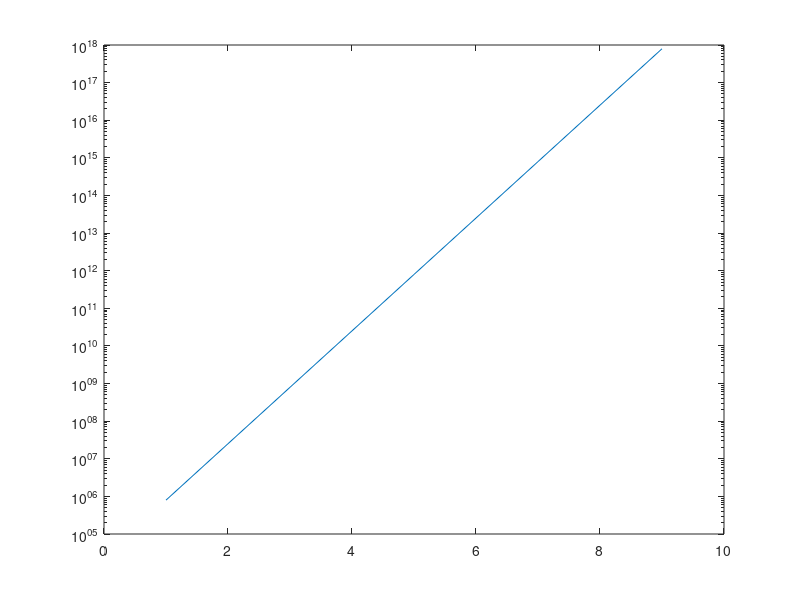
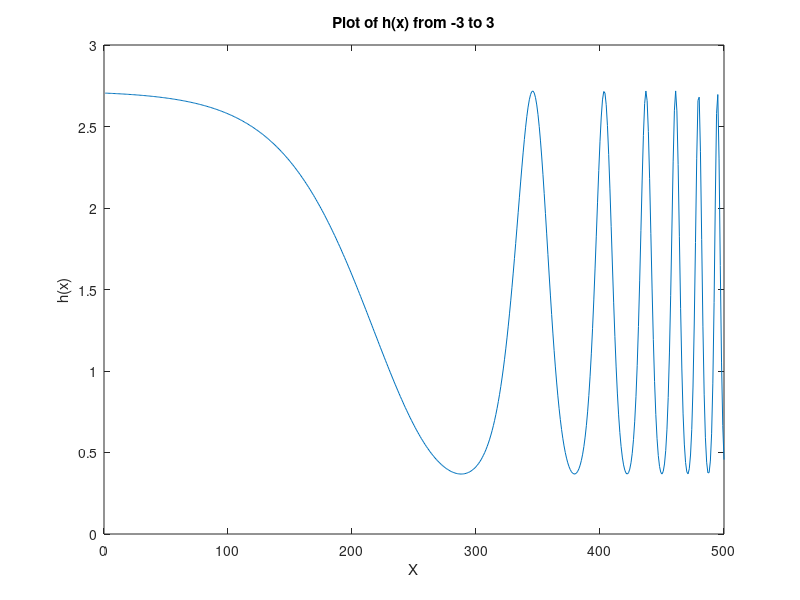

Reproduce these figures in MATLAB, in order.
%% Homework #1
%  Ian Blackstone
%  Math 365, Fall 2016

%% Problems
% This file shows you the prefered way to format your homework for this 
% course using the Matlab publish command.

function hmwk1()
%%% 
% Every assignment will include a function like this which will serve as a
% "main" function for your homework. 
% 

% You will then call all of your homework problem "functions" like this. 
hmwk_problem(@prob1,'prob1');
hmwk_problem(@prob2,'prob2');
hmwk_problem(@prob3,'prob3');
hmwk_problem(@prob4,'prob4');
hmwk_problem(@prob5,'prob5');
hmwk_problem(@prob6,'prob6');
hmwk_problem(@prob7,'prob7');
hmwk_problem(@prob8,'prob8');

end

function hmwk_problem(prob,msg)
%%%
% This function should be included in every assignment
try
    prob()
    fprintf('%s : Success!\n',msg);
catch me
    fprintf('%s : Something went wrong.\n',msg);
    fprintf('%s\n',me.message);
end
fprintf('\n');
end

%% Problem #1 : Surface area of a torus
% In this problem, we compute the surface area of a torus whose
% inner radius is 2.21 and whose outer radius is 4.36. 
% The result is included in the report.
function prob1()

% Declaring constants
R = 4.36;
r = 2.21;

% Calculate an display surface area
S = pi^2 * (R - r) * (R + r)

end

%% Problem #2 : Plotting a simple relationship
% In this problem, we plot the relationship between energy and magnitude of
% an earthquake according to the Richter scale.  The plot is included in
% the report.
function prob2()

% Create two lists, one from 1 through 9 an the second an empty list.
M = 1:9;
E = 10^4.4 * 10.^(3/2 * M);

% Plot using a semi logarthmic plot.
semilogy(M,E)

end

%% Problem #3 : Simple vectorization
% Compute the squared sum of a vector of entries.
function prob3()

%%%
% Create the arrays and then include the code for computing the sum of the
% squares of the entries here.

% Generate two anonymous functions of x.
X = @(x) x;
Y = @(x) 5-2*x;

% Create a blank list for values of Z.
Z = [];

% Fin the values of Z.
for I = 1:5
	Z = [Z,(X(I)+Y(I))^2];
end

% Print all values of Z.
Z

% This section generates Z in a different way without using a for loop by calling a list of values as our variable.

% Create a list of values for I.
I = [1:5];

% Generate values of Z.
Z = (X(I)+Y(I)).^2;

% Display all values stored in Z.
Z

end


%% Problem #4 : Simple anonymous function handle; plotting
function prob4()

%%%
% Create function handles for two functions and
% construct a third composite function. 

% Anonymous function handles go here

% Construct a vector of equally spaced points over [-3,3] 

% Plot the results

% Generate 3 anonymous functions.
f = @(x) cos(2*x);
g = @(x) exp(x);
h = @(x) g(f(g(x)));

% Create a list of points to plot over.
x = linspace(-3,3,500);

% Define a figure and plot it.
figure
plot(h(x))
title('Plot of h(x) from -3 to 3')
xlabel('X')
ylabel('h(x)')

% display the value of h at x = 4.3.
h(4.3)

end

%% Problem #5 : Loading data from a file, simple statistics, and using fprintf
function prob5()

%%%
% Here is how you load data from the file heights.dat.  Note you first need
% to download this file from the course website and save it in the working
% directory for this homewokr.
h = load('heights.dat');

% Compute the min, max, mean, and standard deviation.

% Print the results using fprintf

% open the .dat file and read the data into a variable.
f = fopen('heights.dat','r');
h = fscanf(f,'%f');

% Find the minimum, maximum an standard deviation of the data.
Max = max(h);
Min = min(h);
Sdev = std(h);

% Print the values of the maximum, minimum, and standard deviation.
fprintf('the maximum is %.2f \n',Max)
fprintf('the minimum is %.2f \n',Min)
fprintf('the standard deviation is %.4f \n',Sdev)

end

%% Problem #6 : Generating sequences of numbers with a for loop
% Use matrix multiplication to generate a famous sequence from mathematics.
function prob6()

%% Part a
% Declare two arrays.
A = [1,1;1,0];
X = [1,0;0,1];

% Generate values for X2 through X6 and display them.
for k = 1:5
	X = A * X;
	disp(['X(' num2str(k+1) ') = '])
	disp(X)
end

%% Part b


%% Part c

% Declare variables
A = [1,1;1,0];
X = [1,0;0,1];

for k = 1:29
	X = A * X;
end

disp(['X(30) = '])
disp(X)

end

%% Problem #7 : Quadratic formula
% NCM, problem 1.38. The quadratic formula is relatively simple, but to
% implement it properly on the computer in floating point arithmetic takes
% some care.

function prob7()

% Generate two anonymous functions to find each root.
X1 = @(a,b,c) (-b+sqrt(b^2 -4*a*c))/(2*a);
X2 = @(a,b,c) (-b-sqrt(b^2 -4*a*c))/(2*a);

% Declare variables
a = 1;
b = -100000000;
c = 1;

% Find values for each root.
X1(a,b,c)
X2(a,b,c)

% find roots using the roots function.
Xr = roots([a b c]);

Xr(1) * Xr(2)

X1(a,b,c) * X2(a,b,c)

c/a

end

%% Problem #6 : How to succeed in Math 365
function prob8()

%%%
% Publish allows you to create lists, use different font styles, and include
% preformatted code
%
% *How to succeed in Math 365*
% 
% * _Always_ start your homework early
% * _Don't_ spend too much time googling for answers
% * _Read_ the 
% <http://math.boisestate.edu/~wright/course/m365//homework_tips.pdf 
% homework tips>!
% 
% *Steps for getting help on homework problems.*
% 
% # Read the Matlab tutorials available on the course website
% # Read lecture notes and demo codes on the online website. 
% # Use Matlab online "help" system for help on Matlab commands. 
% # Read the <http://www.mathworks.com/moler/chapters.html Course textbook>
% # Email the professor for help, if you can't find answers in the above. 
% # Do not spend too much time with Prof. Google or Dr. YouTube.  This 
% is likely going to be a waste of time!  Spend more time thinking about
% what you have learned in class, and debugging your own code.

%%%
% Include sample code that you don't want run by "formatting" the code
% like this.  Use exactly three spaces between the percent sign and 
% your code.
% 
%   curly = 4*pi;
%   larry = sin(curly);
%   moe = tan(curly + larry);
%   

%%%
% There are lots of helpful hints for publishing by issuing the command
% 
%   >> doc publishing markup

end
